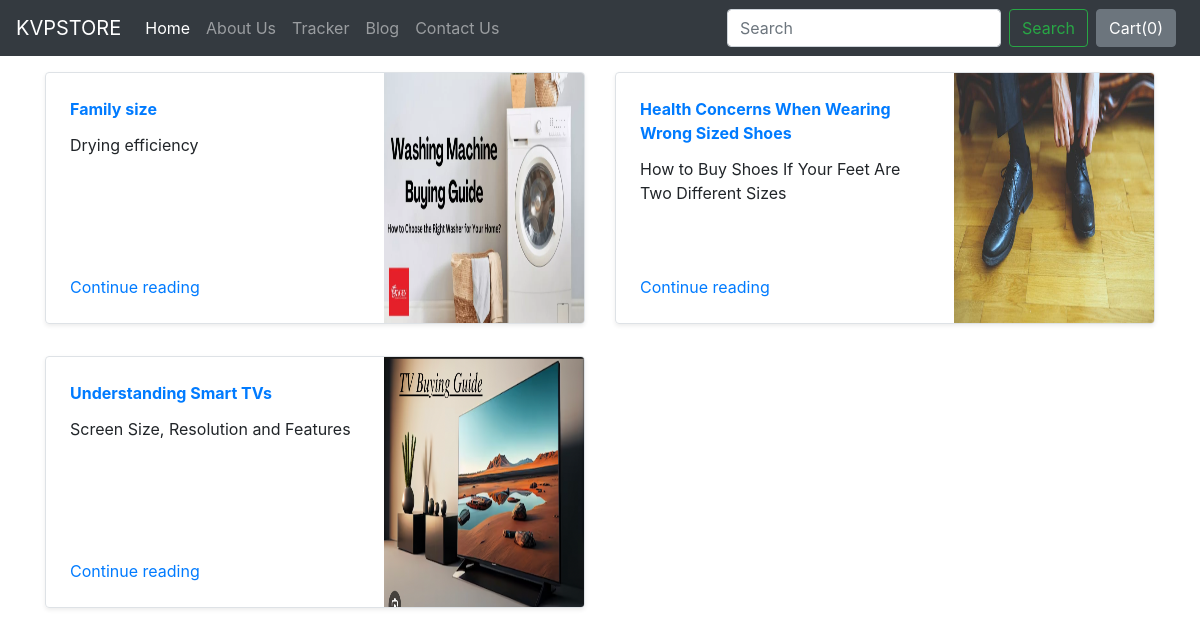
Screenshot of /blog/ with the database file from the repository.
### blog/models.py (models this page shows)
class Blogpost(models.Model):
    post_id = models.AutoField(primary_key=True)
    title = models.CharField(max_length=50)
    head0 = models.CharField(max_length=500,default='')
    chead0 = models.CharField(max_length=5000,default='')
    head1 = models.CharField(max_length=500,default='')
    chead1 = models.CharField(max_length=5000,default='')
    head2 = models.CharField(max_length=500,default='')
    chead2 = models.CharField(max_length=5000,default='')
    pub_date =models.DateField()
    thumbnail = models.ImageField(upload_to="shop/images",default='')
    def __str__(self):
        return self.title

### blog/views.py (the view)
# urls.py: path('', views.index,name="BlogHome"),
def index(request):
    myposts = Blogpost.objects.all()
    print(myposts)
    return render(request,'blog/index.html',{'myposts':myposts})

### blog/templates/blog/index.html (shortened to what this page needs)
{%extends 'blog/basic.html'%}
{%block body%}
<div class="container mt-3">
    <div class="row my-2">
        {% for item in myposts %}
        <div class="col-md-6">
            <div class="row no-gutters border rounded overflow-hidden flex-md-row mb-4 shadow-sm h-md-250 position-relative">
                <div class="col p-4 d-flex flex-column position-static">
                    <strong class="d-inline-block mb-2 text-primary">
                         {{item.head0}}
                    </strong>
                    <p class="card-text mb-auto">{{item.head1}}</p>
                    <a href="#" class="stretched-link">Continue reading</a>
                </div>
                <div class="col-auto d-none d-lg-block">
                    <img src="/media/{{item.thumbnail}}" class="bd-placeholder-img" width="200" height="250" aria-label="Placeholder: Thumbnail">
                </div>
            </div>
        </div>
        {% if forloop.counter|divisibleby:2%}
    </div>
    <div class="row my-2">
        {%endif%}
        {%endfor%}</div>
</div>
{%endblock%}

### rows the page displays
Blogpost: head0 "Family size", head1 "Drying efficiency", thumbnail (picture)
Blogpost: head0 "Health Concerns When Wearing Wrong Sized Shoes", head1 "How to Buy Shoes If Your Feet Are Two Different Sizes", thumbnail (picture)
Blogpost: head0 "Understanding Smart TVs", head1 "Screen Size, Resolution and Features", thumbnail (picture)
